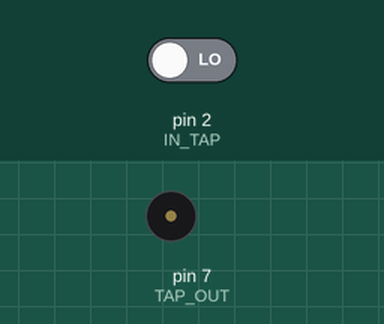
A sketch run on a simulated Arduino Uno, built with avr-gcc and run on an emulated ATmega328P. Parts: buzzer (waves = sounding). The inputs (shaded band) are chosen by the test bench; at power-on: pin 2 (IN_TAP) LOW.

Above: at 1.2 s.
1.3 s: pin 2 (IN_TAP) driven HIGH
At 2.0 s:
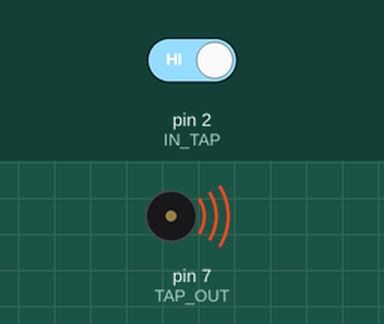
2.8 s: pin 2 (IN_TAP) driven LOW
At 3.1 s:
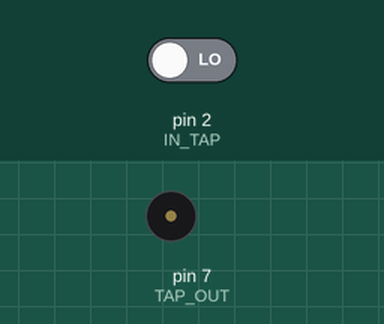
Timing chart, 0 to 5.8 s (numbered marks = the images above; inputs shaded):
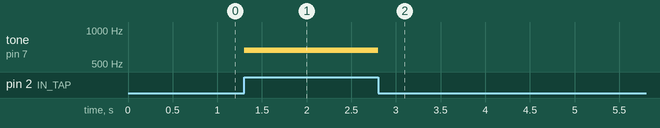

Measured:
- after the input at 1.3 s, tone on pin 7 (TAP_OUT): silent → 659 Hz at once
- after the input at 2.8 s, tone on pin 7 (TAP_OUT): 659 Hz → silent at once

The sketch:

tap_out.ino
```cpp
#define IN_TAP 2 //タップのピン
#define TAP_OUT 7 //タッピング音

int val_tap;

void setup() {
  pinMode(IN_TAP,INPUT);
}

void loop() {
  val_tap=digitalRead(IN_TAP);

  if(val_tap == HIGH){
    tone(TAP_OUT,659.255);
    delay(50);
  }
  else
    noTone(TAP_OUT);
}
```
